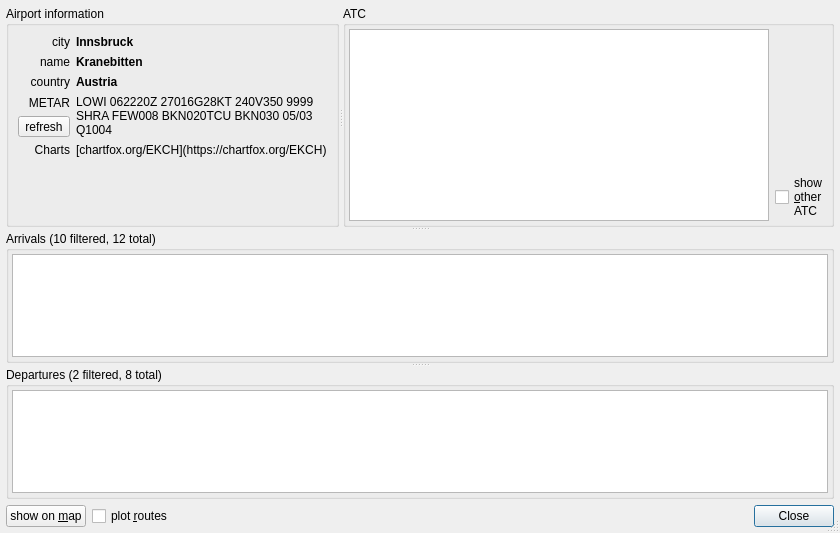
<?xml version="1.0" encoding="UTF-8"?>
<ui version="4.0">
 <class>AirportDetails</class>
 <widget class="QDialog" name="AirportDetails">
  <property name="geometry">
   <rect>
    <x>0</x>
    <y>0</y>
    <width>840</width>
    <height>533</height>
   </rect>
  </property>
  <property name="windowTitle">
   <string>Dialog</string>
  </property>
  <property name="windowIcon">
   <iconset resource="../Resources.qrc">
    <normaloff>:/icons/qutescoop.png</normaloff>:/icons/qutescoop.png</iconset>
  </property>
  <property name="sizeGripEnabled">
   <bool>true</bool>
  </property>
  <layout class="QVBoxLayout" name="verticalLayout_2">
   <property name="leftMargin">
    <number>6</number>
   </property>
   <property name="topMargin">
    <number>6</number>
   </property>
   <property name="rightMargin">
    <number>6</number>
   </property>
   <property name="bottomMargin">
    <number>6</number>
   </property>
   <item>
    <widget class="QSplitter" name="splitter_2">
     <property name="orientation">
      <enum>Qt::Vertical</enum>
     </property>
     <widget class="QSplitter" name="splitter">
      <property name="orientation">
       <enum>Qt::Horizontal</enum>
      </property>
      <widget class="QGroupBox" name="groupBoxInfo">
       <property name="title">
        <string>Airport information</string>
       </property>
       <property name="alignment">
        <set>Qt::AlignLeading|Qt::AlignLeft|Qt::AlignTop</set>
       </property>
       <layout class="QGridLayout" name="gridLayout" columnstretch="0,0">
        <item row="3" column="0">
         <widget class="QWidget" name="verticalWidgetMetar" native="true">
          <layout class="QVBoxLayout" name="verticalLayoutMetar">
           <property name="leftMargin">
            <number>0</number>
           </property>
           <property name="topMargin">
            <number>0</number>
           </property>
           <property name="rightMargin">
            <number>0</number>
           </property>
           <property name="bottomMargin">
            <number>0</number>
           </property>
           <item>
            <widget class="QLabel" name="label">
             <property name="text">
              <string>METAR</string>
             </property>
             <property name="alignment">
              <set>Qt::AlignRight|Qt::AlignTrailing|Qt::AlignVCenter</set>
             </property>
            </widget>
           </item>
           <item>
            <layout class="QHBoxLayout" name="horizontalLayout_2">
             <item>
              <spacer name="horizontalSpacer">
               <property name="orientation">
                <enum>Qt::Horizontal</enum>
               </property>
               <property name="sizeHint" stdset="0">
                <size>
                 <width>0</width>
                 <height>0</height>
                </size>
               </property>
              </spacer>
             </item>
             <item>
              <widget class="QToolButton" name="pbMetar">
               <property name="text">
                <string>refresh</string>
               </property>
              </widget>
             </item>
            </layout>
           </item>
          </layout>
         </widget>
        </item>
        <item row="3" column="1">
         <widget class="QLabel" name="lblMetar">
          <property name="text">
           <string>LOWI 062220Z 27016G28KT 240V350 9999 SHRA FEW008 BKN020TCU BKN030 05/03 Q1004</string>
          </property>
          <property name="alignment">
           <set>Qt::AlignLeading|Qt::AlignLeft|Qt::AlignTop</set>
          </property>
          <property name="wordWrap">
           <bool>true</bool>
          </property>
          <property name="textInteractionFlags">
           <set>Qt::LinksAccessibleByMouse|Qt::TextSelectableByMouse</set>
          </property>
         </widget>
        </item>
        <item row="4" column="1">
         <widget class="QLabel" name="lblCharts">
          <property name="text">
           <string>[chartfox.org/EKCH](https://chartfox.org/EKCH)</string>
          </property>
          <property name="textFormat">
           <enum>Qt::MarkdownText</enum>
          </property>
          <property name="openExternalLinks">
           <bool>true</bool>
          </property>
          <property name="textInteractionFlags">
           <set>Qt::LinksAccessibleByMouse|Qt::TextSelectableByMouse</set>
          </property>
         </widget>
        </item>
        <item row="1" column="0">
         <widget class="QLabel" name="lblNameLabel">
          <property name="autoFillBackground">
           <bool>false</bool>
          </property>
          <property name="text">
           <string>name</string>
          </property>
          <property name="alignment">
           <set>Qt::AlignRight|Qt::AlignTrailing|Qt::AlignVCenter</set>
          </property>
         </widget>
        </item>
        <item row="2" column="0">
         <widget class="QLabel" name="label_5">
          <property name="text">
           <string>country</string>
          </property>
          <property name="alignment">
           <set>Qt::AlignRight|Qt::AlignTrailing|Qt::AlignVCenter</set>
          </property>
         </widget>
        </item>
        <item row="2" column="1">
         <widget class="QLabel" name="lblCountry">
          <property name="font">
           <font>
            <bold>true</bold>
           </font>
          </property>
          <property name="text">
           <string>Austria</string>
          </property>
         </widget>
        </item>
        <item row="4" column="0">
         <widget class="QLabel" name="_lblCharts">
          <property name="text">
           <string>Charts</string>
          </property>
          <property name="alignment">
           <set>Qt::AlignRight|Qt::AlignTrailing|Qt::AlignVCenter</set>
          </property>
         </widget>
        </item>
        <item row="5" column="0">
         <spacer name="verticalSpacer">
          <property name="orientation">
           <enum>Qt::Vertical</enum>
          </property>
          <property name="sizeHint" stdset="0">
           <size>
            <width>20</width>
            <height>40</height>
           </size>
          </property>
         </spacer>
        </item>
        <item row="1" column="1">
         <widget class="QLabel" name="lblName">
          <property name="font">
           <font>
            <bold>true</bold>
           </font>
          </property>
          <property name="text">
           <string>Kranebitten</string>
          </property>
         </widget>
        </item>
        <item row="0" column="0">
         <widget class="QLabel" name="lblCityLabel">
          <property name="text">
           <string>city</string>
          </property>
          <property name="alignment">
           <set>Qt::AlignRight|Qt::AlignTrailing|Qt::AlignVCenter</set>
          </property>
         </widget>
        </item>
        <item row="0" column="1">
         <widget class="QLabel" name="lblCity">
          <property name="font">
           <font>
            <bold>true</bold>
           </font>
          </property>
          <property name="text">
           <string>Innsbruck</string>
          </property>
         </widget>
        </item>
       </layout>
      </widget>
      <widget class="QGroupBox" name="groupBoxAtc">
       <property name="sizePolicy">
        <sizepolicy hsizetype="Preferred" vsizetype="Minimum">
         <horstretch>2</horstretch>
         <verstretch>0</verstretch>
        </sizepolicy>
       </property>
       <property name="title">
        <string>ATC</string>
       </property>
       <layout class="QHBoxLayout" name="horizontalLayout">
        <property name="leftMargin">
         <number>3</number>
        </property>
        <property name="topMargin">
         <number>3</number>
        </property>
        <property name="rightMargin">
         <number>3</number>
        </property>
        <property name="bottomMargin">
         <number>3</number>
        </property>
        <item>
         <widget class="QTreeView" name="treeAtc">
          <property name="editTriggers">
           <set>QAbstractItemView::NoEditTriggers</set>
          </property>
          <property name="tabKeyNavigation">
           <bool>true</bool>
          </property>
          <property name="showDropIndicator" stdset="0">
           <bool>false</bool>
          </property>
          <property name="uniformRowHeights">
           <bool>true</bool>
          </property>
          <property name="sortingEnabled">
           <bool>true</bool>
          </property>
          <property name="animated">
           <bool>true</bool>
          </property>
          <property name="allColumnsShowFocus">
           <bool>true</bool>
          </property>
         </widget>
        </item>
        <item>
         <layout class="QVBoxLayout" name="verticalLayout">
          <item>
           <spacer name="verticalSpacer_2">
            <property name="orientation">
             <enum>Qt::Vertical</enum>
            </property>
            <property name="sizeHint" stdset="0">
             <size>
              <width>20</width>
              <height>40</height>
             </size>
            </property>
           </spacer>
          </item>
          <item>
           <widget class="QCheckBox" name="cbOtherAtc">
            <property name="toolTip">
             <string>show all ATC within range</string>
            </property>
            <property name="text">
             <string>show 
&amp;other
ATC</string>
            </property>
           </widget>
          </item>
         </layout>
        </item>
       </layout>
      </widget>
     </widget>
     <widget class="QGroupBox" name="groupBoxArrivals">
      <property name="title">
       <string>Arrivals (10 filtered, 12 total)</string>
      </property>
      <layout class="QVBoxLayout">
       <property name="margin" stdset="0">
        <number>3</number>
       </property>
       <item>
        <widget class="QTreeView" name="treeArrivals">
         <property name="editTriggers">
          <set>QAbstractItemView::NoEditTriggers</set>
         </property>
         <property name="tabKeyNavigation">
          <bool>true</bool>
         </property>
         <property name="showDropIndicator" stdset="0">
          <bool>false</bool>
         </property>
         <property name="rootIsDecorated">
          <bool>false</bool>
         </property>
         <property name="uniformRowHeights">
          <bool>true</bool>
         </property>
         <property name="itemsExpandable">
          <bool>false</bool>
         </property>
         <property name="sortingEnabled">
          <bool>true</bool>
         </property>
         <property name="allColumnsShowFocus">
          <bool>true</bool>
         </property>
         <property name="expandsOnDoubleClick">
          <bool>false</bool>
         </property>
        </widget>
       </item>
      </layout>
     </widget>
     <widget class="QGroupBox" name="groupBoxDepartures">
      <property name="title">
       <string>Departures (2 filtered, 8 total)</string>
      </property>
      <layout class="QVBoxLayout">
       <property name="margin" stdset="0">
        <number>3</number>
       </property>
       <item>
        <widget class="QTreeView" name="treeDepartures">
         <property name="editTriggers">
          <set>QAbstractItemView::NoEditTriggers</set>
         </property>
         <property name="tabKeyNavigation">
          <bool>true</bool>
         </property>
         <property name="showDropIndicator" stdset="0">
          <bool>false</bool>
         </property>
         <property name="rootIsDecorated">
          <bool>false</bool>
         </property>
         <property name="uniformRowHeights">
          <bool>true</bool>
         </property>
         <property name="itemsExpandable">
          <bool>false</bool>
         </property>
         <property name="sortingEnabled">
          <bool>true</bool>
         </property>
         <property name="allColumnsShowFocus">
          <bool>true</bool>
         </property>
         <property name="expandsOnDoubleClick">
          <bool>false</bool>
         </property>
        </widget>
       </item>
      </layout>
     </widget>
    </widget>
   </item>
   <item>
    <layout class="QHBoxLayout" name="_4">
     <item>
      <widget class="QPushButton" name="btnShowOnMap">
       <property name="toolTip">
        <string>move to and zoom in on this airport</string>
       </property>
       <property name="text">
        <string>show on &amp;map</string>
       </property>
       <property name="shortcut">
        <string>S</string>
       </property>
       <property name="autoDefault">
        <bool>false</bool>
       </property>
      </widget>
     </item>
     <item>
      <widget class="QCheckBox" name="cbPlotRoutes">
       <property name="toolTip">
        <string>Also accessible by right click on the airport label. Uses navigation database if available.</string>
       </property>
       <property name="text">
        <string>plot &amp;routes</string>
       </property>
      </widget>
     </item>
     <item>
      <widget class="QDialogButtonBox" name="buttonBox">
       <property name="standardButtons">
        <set>QDialogButtonBox::Close</set>
       </property>
      </widget>
     </item>
    </layout>
   </item>
  </layout>
 </widget>
 <tabstops>
  <tabstop>treeArrivals</tabstop>
  <tabstop>btnShowOnMap</tabstop>
 </tabstops>
 <resources>
  <include location="../Resources.qrc"/>
 </resources>
 <connections>
  <connection>
   <sender>btnShowOnMap</sender>
   <signal>clicked()</signal>
   <receiver>AirportDetails</receiver>
   <slot>close()</slot>
   <hints>
    <hint type="sourcelabel">
     <x>98</x>
     <y>512</y>
    </hint>
    <hint type="destinationlabel">
     <x>361</x>
     <y>281</y>
    </hint>
   </hints>
  </connection>
  <connection>
   <sender>buttonBox</sender>
   <signal>clicked(QAbstractButton*)</signal>
   <receiver>AirportDetails</receiver>
   <slot>close()</slot>
   <hints>
    <hint type="sourcelabel">
     <x>902</x>
     <y>513</y>
    </hint>
    <hint type="destinationlabel">
     <x>742</x>
     <y>343</y>
    </hint>
   </hints>
  </connection>
 </connections>
</ui>
